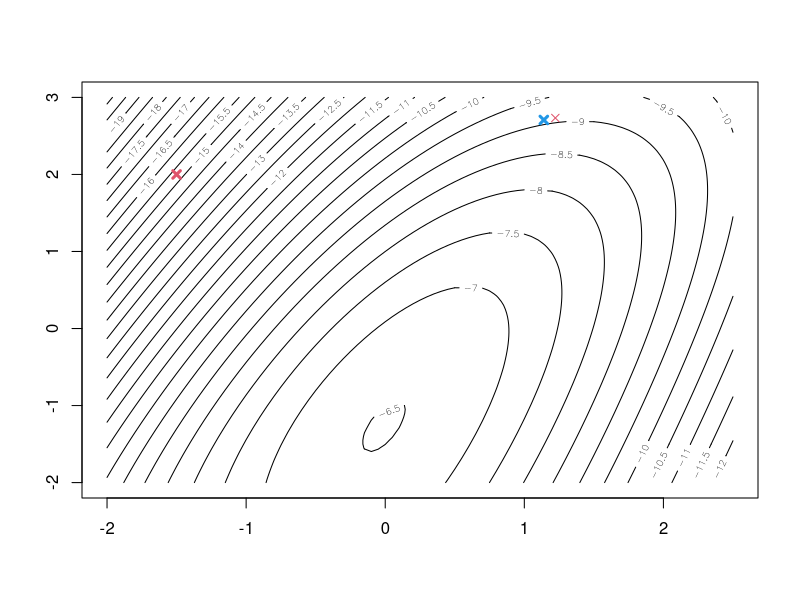

Reproduce this figure in R.
# Some constants:
s1  <- 0.6
s2  <- 0.5
mu1 <- 1.5
mu2 <- 1.2

x <- c(0,0,0,0.1,0.1,0.3,0.3,0.9,0.9,0.9)
y <- c(0,0,1,0,1,1,1,0,1,1)

# The function g to be maximised, partial derivatives dg1, dg2, and gradient
g <- function(beta)
{
  beta0 <- beta[1]
  beta1 <- beta[2]
  
  p <- 1 / (1 + exp(-beta0 + beta1 * x))  # logistic regression
  
  log_likelihood <- sum(y * log(p) + (1 - y) * log(1 - p))
  
  return(log_likelihood)
}


gradient <- function(beta)
{
  beta0 <- beta[1]
  beta1 <- beta[2]
  
  p <- 1 / (1 + exp(-(beta0 + beta1 * x)))  # Logistic function
  
  grad_beta0 <- sum(y - p)
  grad_beta1 <- sum((y - p) * x)
  
  return(c(grad_beta0, grad_beta1))
}


# Produce a contour plot; define first a grid where function is evaluated
x1grid <- seq(-2, 2.5, by=0.05)
x2grid <- seq(-2, 3, by=0.05)
dx1 <- length(x1grid)
dx2 <- length(x2grid)
dx  <- dx1*dx2
gx  <- matrix(rep(NA, dx), nrow=dx1)
for (i in 1:dx1)
  for (j in 1:dx2)
  {
    gx[i,j] <- g(c(x1grid[i], x2grid[j]))
  }
mgx <- matrix(gx, nrow=dx1, ncol=dx2)
contour(x1grid, x2grid, mgx, nlevels=34)  # Note: For other functions g, you might need to choose another nlevels-value to get a good impression of the function 

#Steepest ascent function:
steepestasc <- function(x0, eps=1e-8, alpha0=1)
{
  xt   <- x0
  conv <- 999
  points(xt[1], xt[2], col=2, pch=4, lwd=3)
  while(conv>eps)
  {
    alpha <- alpha0
    xt1   <- xt
    xt    <- xt1 + alpha*gradient(xt1)
    while (g(xt)<g(xt1))
    {
      alpha <- alpha/2
      xt    <- xt1 + alpha*gradient(xt1)
    }
    points(xt[1], xt[2], col=2, pch=4, lwd=1)
    conv <- sum((xt-xt1)*(xt-xt1))
  }
  points(xt[1], xt[2], col=4, pch=4, lwd=3)
  xt
}
steepestasc(c(-1.5, 2))
